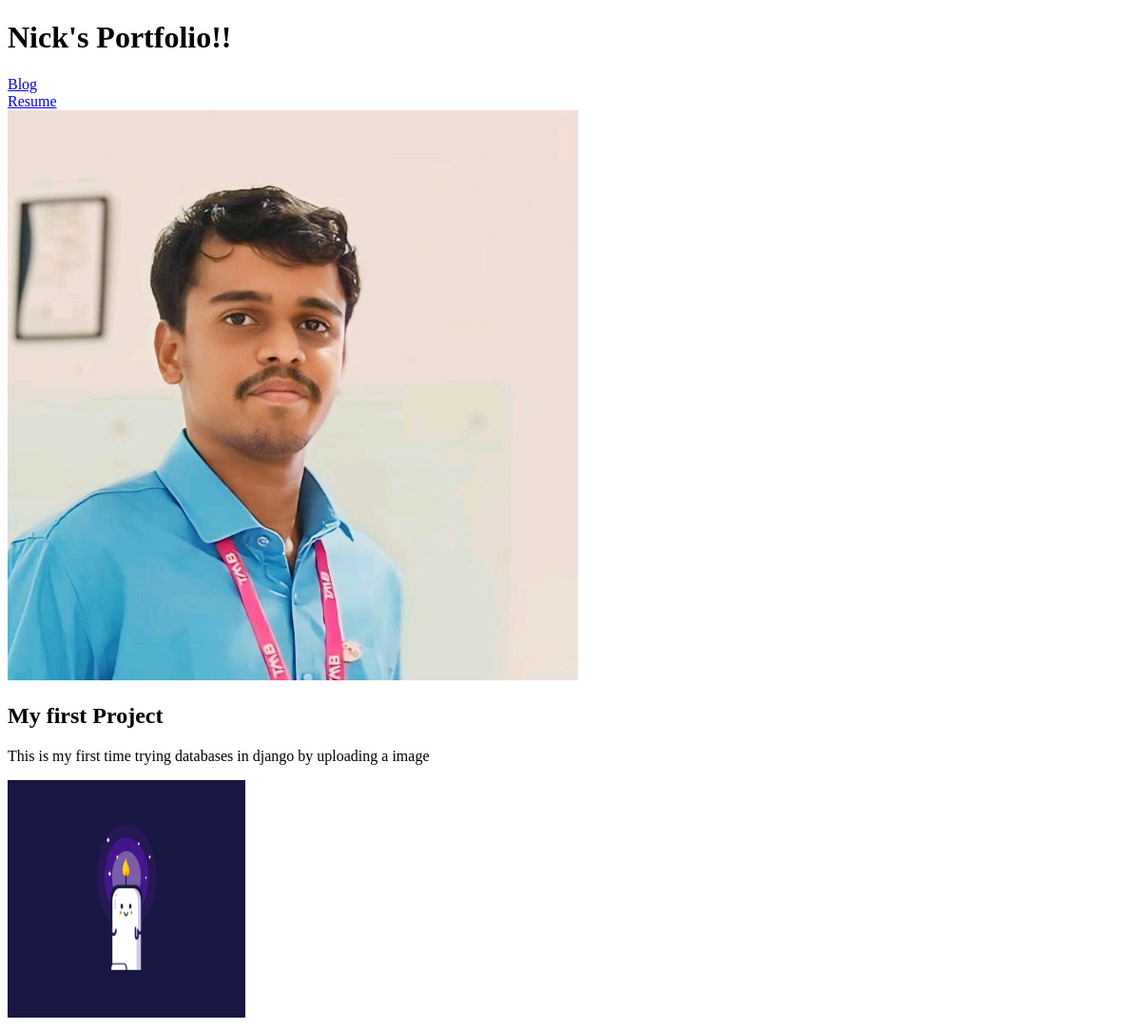
The app's page /, older data.
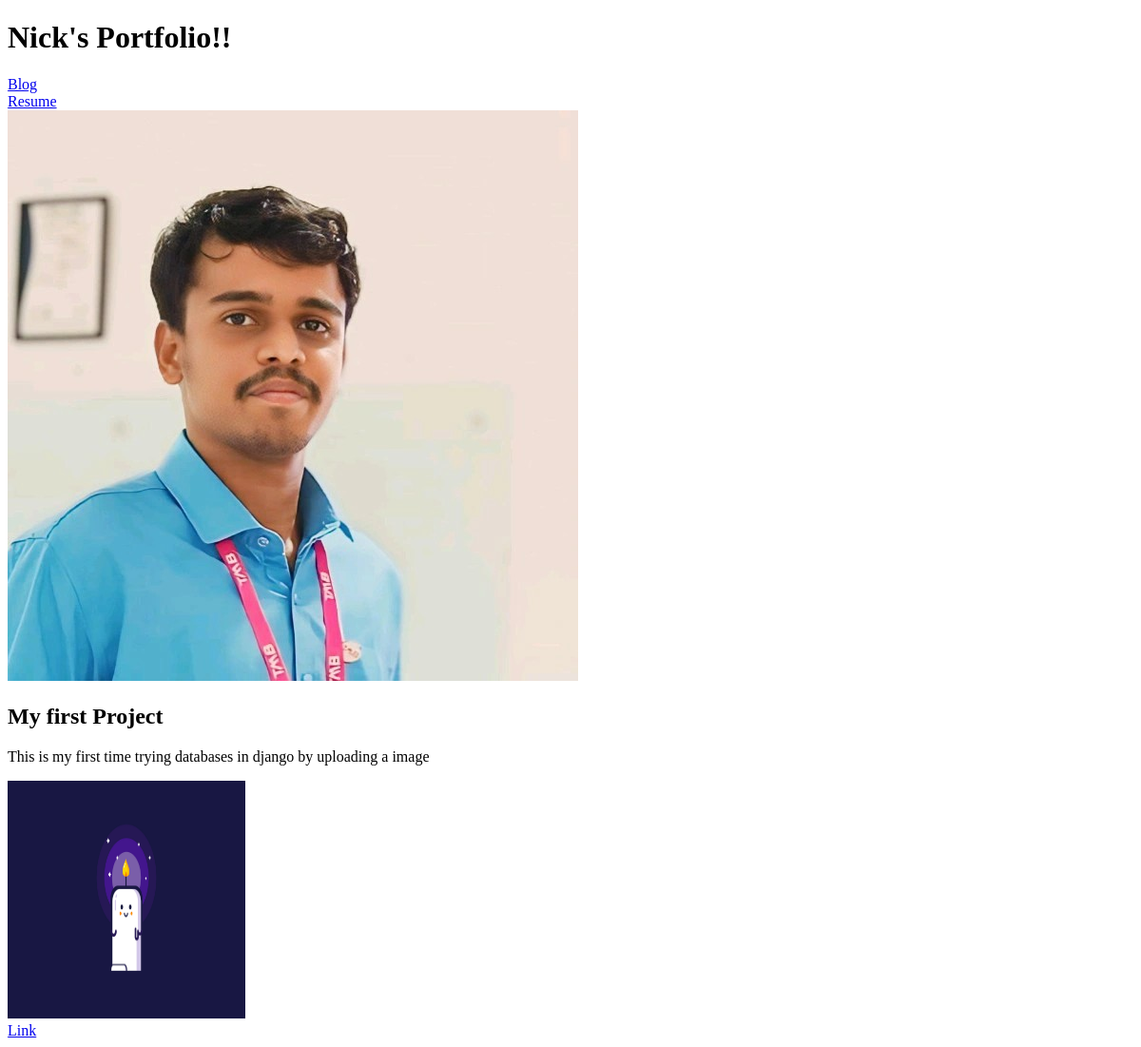
The same page, newer data.
### portfolio/models.py (models this page shows)
class Project(models.Model):
    title = models.CharField(max_length = 100)
    description = models.CharField(max_length = 250)
    image = models.ImageField(upload_to = 'portfolio/images/')
    url = models.URLField(blank = True)

### portfolio/views.py (the view)
# urls.py: 2. Add a URL to urlpatterns:  path('', views.home, name='home')
def home(request):
    projects = Project.objects.all()
    return render(request, 'portfolio/home.html', {'projects':projects})

### portfolio/templates/portfolio/home.html (shortened to what this page needs)
<!DOCTYPE html>
<html lang="en">
<head>
</head>
<body>
    <h1>Nick's Portfolio!!</h1>
    {% load static %}
    <a href="{% url 'blog:all_blogs' %}">Blog</a> <br>
    <a href="{% static 'portfolio/Resume_CSV.pdf' %}">Resume</a><br>
    <img src="{% static 'portfolio/Profile.jpg' %}" alt="">
    {% for project in projects %}
    <h2>{{ project.title }}</h2>
    <p>{{ project.description }}</p>
    <img src="{{ project.image.url }}" width="250px" height="250px" alt="">
    {% if project.url %}
    <br><a href="{{ project.url }}">Link</a>
    {% endif %}
    {% endfor %}
</body>
</html>

Row changes from the older to the newer data that the page shows:
changed Project "My first Project": now shows "Link"
